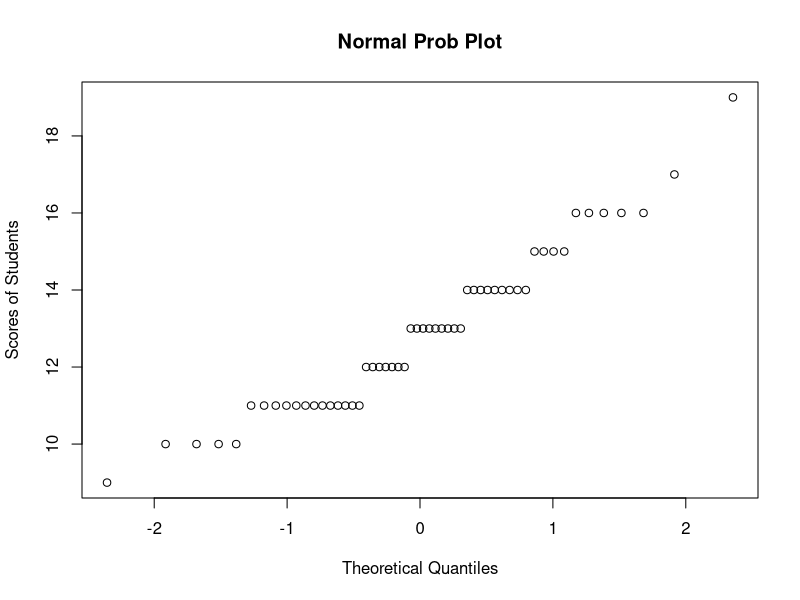
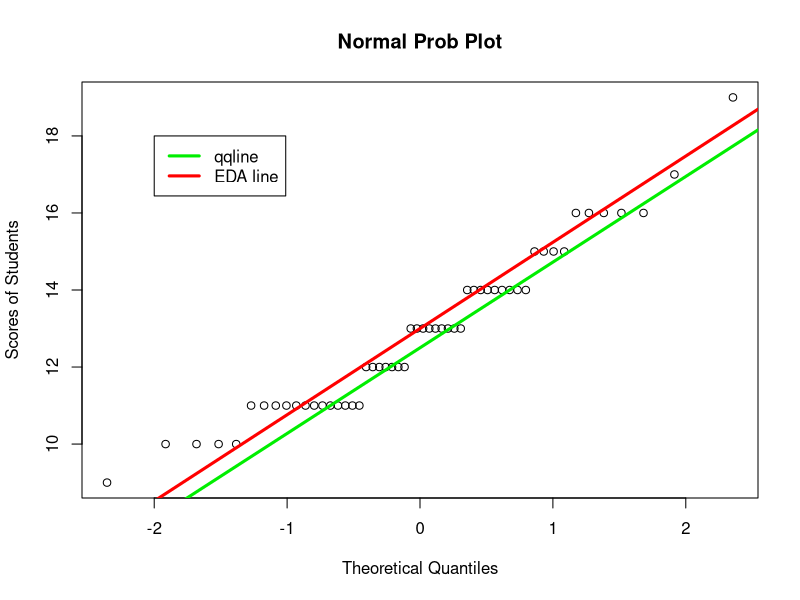
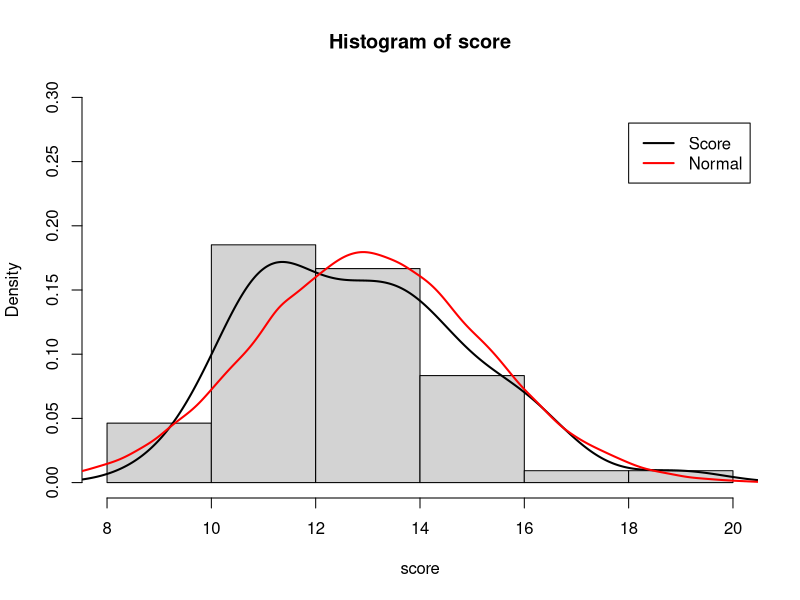
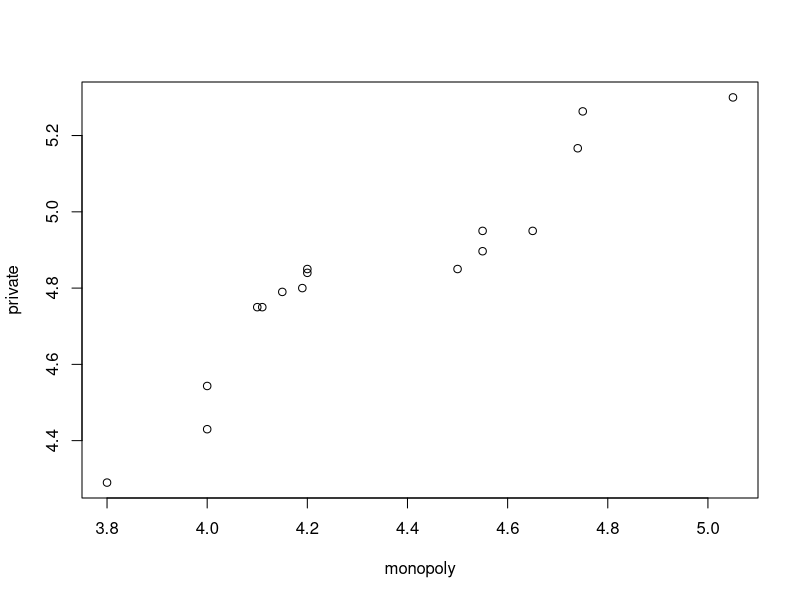
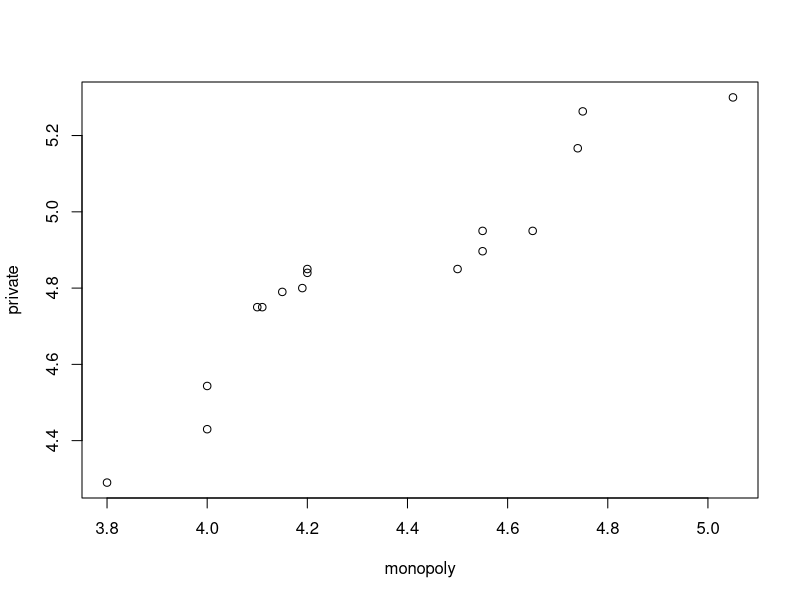
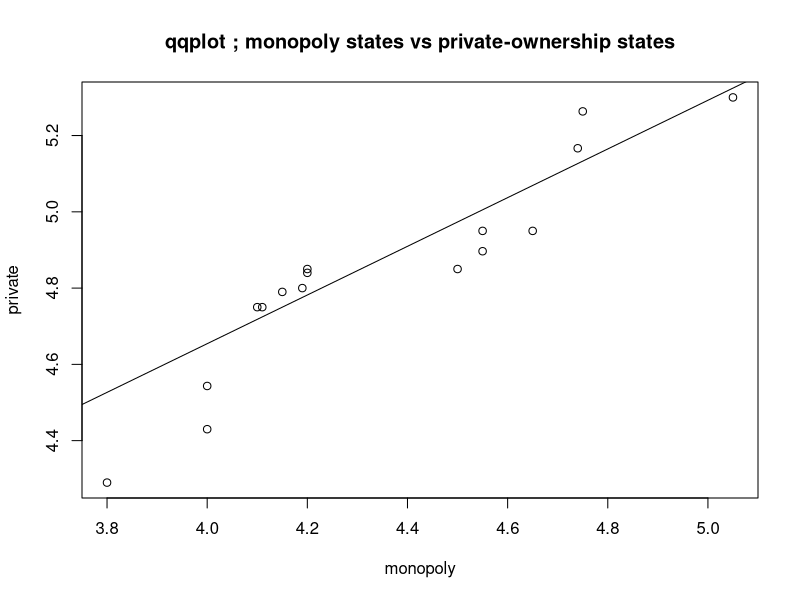
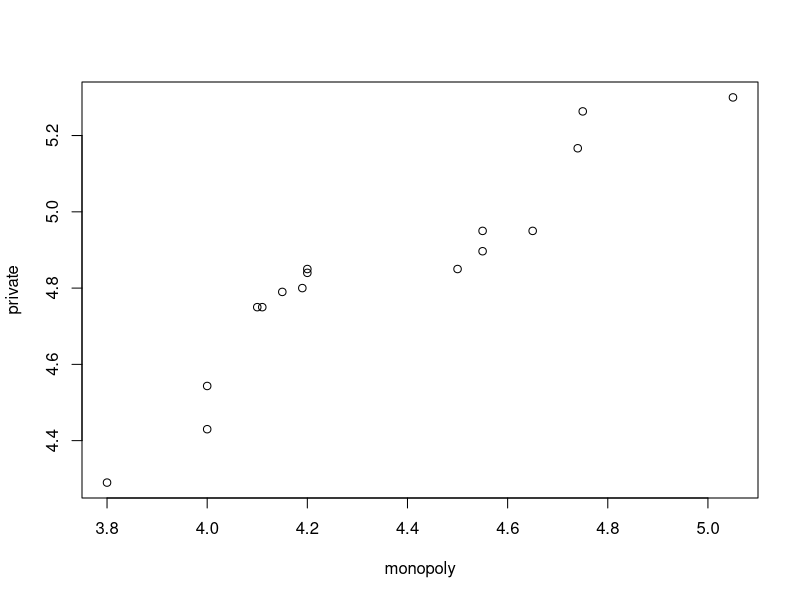
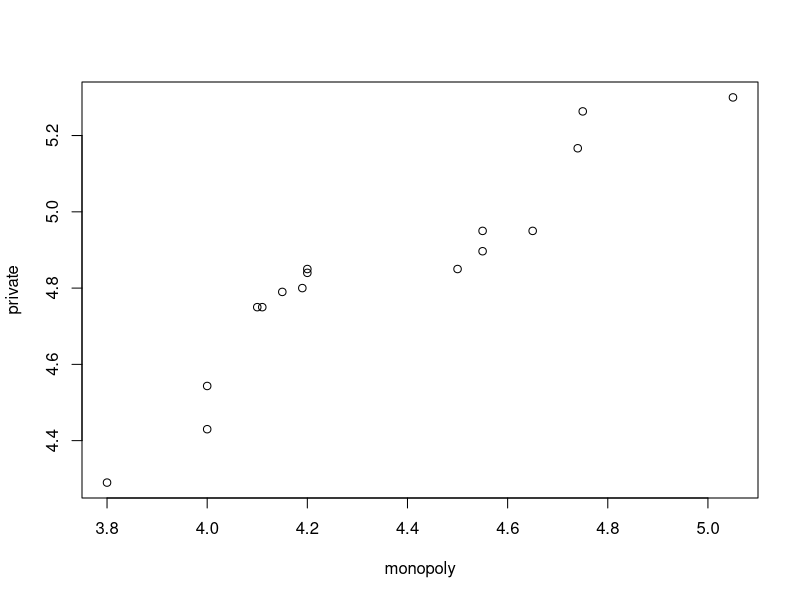

Here is the R script that generated these plots, in order:
#1.
score = c(14, 11, 13, 13, 13, 15, 11, 16, 10,
          13, 14, 11, 13, 12, 10, 14, 10, 14,
          16, 14, 14, 11, 11, 11, 13, 12, 13,
          11, 11, 15, 14, 16, 12, 17,  9, 16,
          11, 19, 14, 12, 12, 10, 11, 12, 13,
          13, 14, 11, 11, 15, 12, 16, 15, 11)

qqnorm(score, ylab="Scores of Students",main="Normal Prob Plot")

qqnorm(score, ylab="Scores of Students",main="Normal Prob Plot")
#qqline(score)

score.x = quantile(score, probs=c(0.25,0.75), names = FALSE,na.rm = TRUE)
score.y = qnorm(c(0.25,0.75))

slope = diff(score.x)/diff(score.y)
int = score.x[1] - slope * score.y[1]

abline(int, slope, col="green2", lwd=3)

x = fivenum(score)
pseudosigma = (x[4]-x[2])/1.34
abline(x[3],pseudosigma, col="red", lwd=3)

legend(-2, 18, c("qqline", "EDA line"), col=c("green2", "red"), lty=1, lwd=3)

slope #초록선의 기울기
pseudosigma #빨간선의 기울기
int #초록선의 절편
x[3] #빨간선의 절편

#skewness
skewness = function(x){
  Hl <- fivenum(x)[2]
  M <- fivenum(x)[3]
  Hu <- fivenum(x)[4]
  return((Hu-M-M+Hl)/(Hu-M+M-Hl))
}

skewness(score)

#density function
hist(score, freq = FALSE, ylim=c(0,0.3))
lines(density(score), lwd=2)
n = rnorm(100000, x[3], pseudosigma)
lines(density(n), col="red", lwd=2)
legend(18, 0.28, c("Score", "Normal"), col=c("black", "red"), lty=1, lwd=2)

#Kolmogorov-Smirnov test
ks.test(score, "pnorm", x[3], pseudosigma)
#Cramer-von Mises test
library(goftest)
cvm.test(score, "pnorm", x[3], pseudosigma)
#Anderson-Darling test
ad.test(score, "pnorm", x[3], pseudosigma)


#2. 
monopoly = c(4.65,  4.55,  4.11,  4.15,  4.20,  4.55,  3.80,  4.00, 4.19,  4.75,
             4.74,  4.50,  4.10,  4.00,  5.05,  4.20)
private = c(4.82,  5.29,  4.89,  4.95,  4.55,  4.90,  5.25,  5.30,  4.29,  4.85,
            4.54,  4.75,  4.85,  4.85,  4.50,  4.75,  4.79,  4.85,  4.79,  4.95,
            4.95,  4.75,  5.20,  5.10,  4.80,  4.29)
length(monopoly)
length(private)

qqplot(monopoly, private)
line(qqplot(monopoly, private))
abline(line(qqplot(monopoly, private)))
title("qqplot ; monopoly states vs private-ownership states")


#tukey mean-diff
qq.x = qqplot(monopoly,private)$x
qq.y = qqplot(monopoly,private)$y
plot((qq.x+qq.y)/2, qq.y-qq.x, ylim=c(-1, 1),
     ylab="Private - Monopoly", xlab="mean")
abline(0,0)
title("Tukey's Mean Difference Plot")

#Kolmogorov-Smirnov test
ks.test(monopoly, private, alternative="two.sided")
ks.test(monopoly+0.5, private, alternative="two.sided")

#AUC
library(pROC)
ylab=factor(c(rep(0,length(monopoly)), rep(1,length(private))))
res = roc(ylab, c(monopoly, private))
res.ad = roc(ylab, c(monopoly+0.5, private))

par(mfrow=c(1,2))
plot(res, xlim=c(1,0), main="ROC between monopoly and private")
plot(res.ad, xlim=c(1,0), main="ROC between monopoly+0.5 and private")

#왼쪽그림의 AUC
auc(res) 
#오른쪽그림의 AUC
auc(res.ad)

#3.
x = c(rep(32,10),rep(33,23),rep(34,48),rep(35,80),rep(36,63),
      rep(37,65),rep(38,47),rep(39,33),rep(40,14),rep(42,6))

par(mfrow=c(2,2))
qqnorm(x, main='Normal prob plot')

n = length(x)
i = 1:n
q.exp.x = -log(1-(i-0.5)/n)          
plot(q.exp.x, x, main="Exponential prob plot")
plot(q.exp.x^(1/3), x^(1/3),main="Exponential; power=1/3")

q.weibull.x = log(q.exp.x)
plot(q.weibull.x, log(x), main="Weibull prob plot")

score.x = quantile(x, probs=c(0.25,0.75), names = FALSE,na.rm = TRUE)
score.y = qnorm(c(0.25,0.75))

slope = diff(score.x)/diff(score.y)
int = score.x[1] - slope * score.y[1]

slope
int

par(mfrow=c(1,1))
qqnorm(x, main='Normal prob plot')
abline(int, slope, lwd=2)

par(mfrow=c(1,1))
plot(q.weibull.x, log(x), main="Weibull prob plot")
abline(3.61148,0.04876, lwd=2)

(b=1/0.04876)
(a=exp(3.61148*(-b)))
